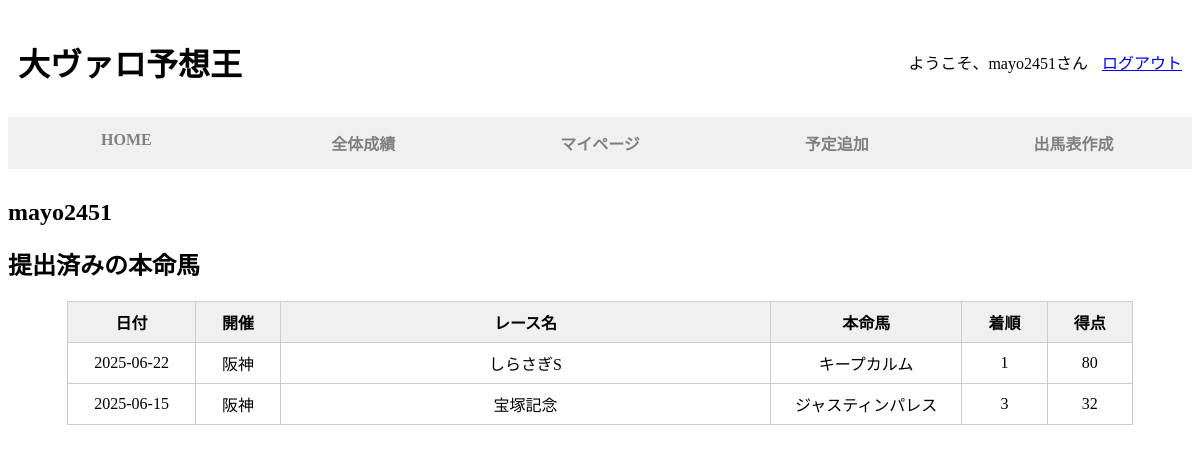
Page /mypage (signed in) on the committed database.
### tables this page shows
CREATE TABLE raise_horse (
    id INTEGER PRIMARY KEY AUTOINCREMENT,
    race_id INTEGER NOT NULL,
    username TEXT NOT NULL,
    honmeiba TEXT NOT NULL, honmeiba_rank INTEGER DEFAULT 0, honmeiba_odds REAL, score INTEGER DEFAULT 0,
    UNIQUE (race_id, username),
    FOREIGN KEY (race_id) REFERENCES race_schedule(id)
);

CREATE TABLE race_schedule (
    id INTEGER PRIMARY KEY AUTOINCREMENT,
    race_date TEXT,
    race_place TEXT,
    race_number INTEGER,
    race_grade TEXT,
    race_name TEXT,
    start_time TEXT
);

### app.py (the view)
@app.route('/mypage')
def mypage():
    if 'username' not in session:
        flash('ログインが必要です')
        return redirect(url_for('login'))
    username = session['username']
    conn = connect_db()
    cursor = conn.cursor()
    cursor.execute("""
        SELECT r.race_date, r.race_place, r.race_name, h.honmeiba, h.honmeiba_rank, h.score
        FROM raise_horse h
        JOIN race_schedule r ON h.race_id = r.id
        WHERE h.username = ?
        ORDER BY r.race_date DESC
    """, (username,))
    entries = cursor.fetchall()
    conn.close()
    return render_template('mypage.html', username=username, entries=entries)

### app.py (called while the page is built)
def connect_db():
    conn = sqlite3.connect('miyakeiba_app.db')
    conn.row_factory = sqlite3.Row
    return conn

### templates/mypage.html (shortened to what this page needs)
<!DOCTYPE html>
<html lang="en">
    <head>
        <link rel="stylesheet" href="{{ url_for('static', filename='homestyle.css') }}">
        <link rel="stylesheet" href="{{ url_for('static', filename='mypagestyle.css') }}">
    </head>
    <body>
        <header>
            <h1>大ヴァロ予想王</h1>
            <div class="login-status">
                {% if session.get('username') %}
                    <span>ようこそ、{{ session['username'] }}さん</span>
                    <a href="{{ url_for('logout') }}" style="margin-left: 10px;">ログアウト</a>
                {% else %}
                    <a href="{{ url_for('login') }}">ログイン</a>
                    <a href="{{ url_for('register') }}" style="margin-left: 10px;">新規登録</a>
                {% endif %}
            </div>
        </header>
        <div class="menu_bar">
            <nav>
                <ul class="menu">
                    <li><a href="/">HOME</a></li>
                    <li><a href="{{url_for('allusers')}}">全体成績</a></li>
                    <li><a href="{{url_for('mypage')}}">マイページ</a></li>
                    {% if session.get('role') == 'admin' %}
                        <li><a href="{{url_for('insert_race')}}">予定追加</a></li>
                        <li><a href="{{url_for('entry_form')}}">出馬表作成</a></li>
                    {% endif %}
                </ul>
            </nav>
        </div>
        <h2 class="username">{{ session['username'] }}</h2>
        <h2>提出済みの本命馬</h2>
        {% if entries %}
            <table border="1">
                <tr>
                    <th class="short">日付</th>
                    <th class="tiny">開催</th>
                    <th>レース名</th>
                    <th class="middle">本命馬</th>
                    <th class="tiny">着順</th>
                    <th class="tiny">得点</th>
                </tr>
                {% for entry in entries %}
                <tr>
                    <td class="short">{{ entry['race_date'] }}</td>
                    <td class="tiny">{{ entry['race_place'] }}</td>
                    <td>{{ entry['race_name'] }}</td>
                    <td class="middle">{{ entry['honmeiba'] }}</td>
                    <td class="tiny">{{ entry['honmeiba_rank'] }}</td>
                    <td class="tiny">{{ entry['score'] }}</td>
                </tr>
                {% endfor %}
            </table>
        {% else %}
            <p>まだ本命馬を提出していません。</p>
        {% endif %}
    </body>
</html>

### static/homestyle.css (style rules this page uses)
.menu { text-align: center; }
.menu_bar { background-color: #f0f0f0; padding: 0; margin: 0; margin-bottom: 30px; }
.menu_bar ul { list-style: none; margin: 0; padding: 0; display: flex; }
.menu_bar li { margin: 0; flex: 1; }
.menu_bar a { width: 100%; display: block; padding: 14px 20px; text-decoration: none; color: gray; font-weight: bold; box-sizing: border-box; }
header { display: flex; justify-content: space-between; align-items: center; padding: 10px; }

### static/mypagestyle.css (style rules this page uses)
table { border-collapse: collapse; width: 90%; max-width: 1750px; margin: 0 auto; }
td { border: 1px solid #ccc; padding: 8px; text-align: center; }
th { border: 1px solid #ccc; padding: 8px; text-align: center; background-color: #f0f0f0; }
th.short { border: 1px solid #ccc; padding: 8px; text-align: center; width: 12%; }
th.middle { border: 1px solid #ccc; padding: 8px; text-align: center; width: 18%; }
th.tiny { border: 1px solid #ccc; padding: 8px; text-align: center; width: 8%; }
td.short { border: 1px solid #ccc; padding: 8px; text-align: center; width: 10%; }
td.middle { border: 1px solid #ccc; padding: 8px; text-align: center; width: 18%; }
td.tiny { border: 1px solid #ccc; padding: 8px; text-align: center; width: 8%; }

### rows in the picture
raise_horse: race_date "2025-06-22", race_place "阪神", race_name "しらさぎS", honmeiba "キープカルム", honmeiba_rank "1", score "80"
raise_horse: race_date "2025-06-15", race_place "阪神", race_name "宝塚記念", honmeiba "ジャスティンパレス", honmeiba_rank "3", score "32"

### other values in the picture
{{ session['username'] }} "mayo2451"
